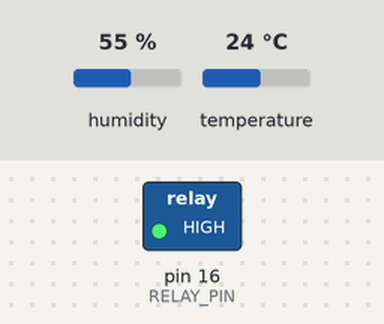
Recording of a sketch running on a simulated Arduino Uno, built with avr-gcc and run on an emulated ATmega328P. Shown: switched loads named in the sketch (green lamp = pin HIGH). The test bench sets the inputs (shaded band); at power-on: temperature 24 °C, humidity 55 %. What the sketch prints to the serial monitor is not drawn.

Above: at 2.8 s.
2.9 s: temperature set to 29 °C
5.6 s: temperature set to 32 °C
At 6.9 s:
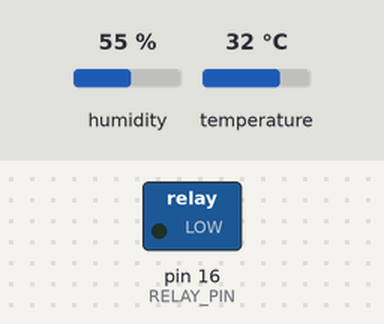
8.3 s: humidity set to 88 %
11.3 s: humidity set to 91 %
At 12.9 s:
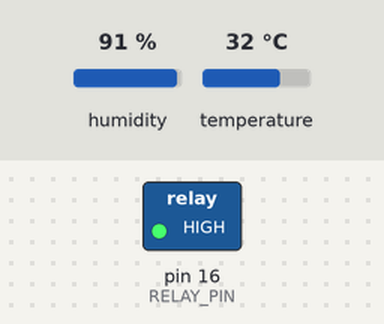
14.0 s: humidity set to 22 %
At 15.3 s:
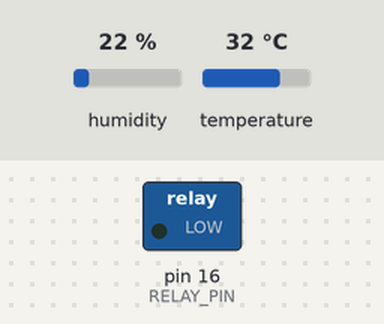
Timing chart, 0 to 17.0 s (numbered marks = the images above; inputs shaded):
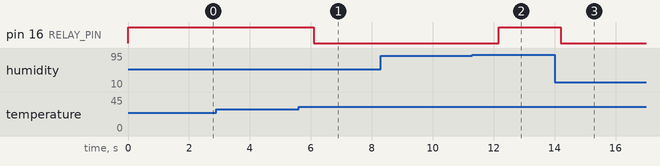

The sketch:

code_for_testing.ino
```cpp
#include <DHT.h>

#define DHTPIN 17       // DHT 資料接腳為 GPIO17
#define DHTTYPE DHT11
DHT dht(DHTPIN, DHTTYPE);

#define RELAY_PIN 16    // Relay 在 GPIO16

void setup() {
  Serial.begin(9600);
  dht.begin();
  pinMode(RELAY_PIN, OUTPUT);
  digitalWrite(RELAY_PIN, HIGH); // 預設 Relay 關閉
}

void loop() {
  float temperature = dht.readTemperature();  // 讀取溫度 (Celsius)
  float humidity = dht.readHumidity();        // 讀取濕度 (%)

  // 檢查讀值是否有效
  if (isnan(temperature) || isnan(humidity)) {
    Serial.println("讀取 DHT 感測器失敗！");
    return;
  }

  Serial.print("溫度: ");
  Serial.print(temperature);
  Serial.print(" °C  濕度: ");
  Serial.print(humidity);
  Serial.println(" %");

  // 判斷條件並控制繼電器
  if (temperature > 30 && humidity < 90) {
    digitalWrite(RELAY_PIN, LOW);  // 啟動繼電器
  } else {
    digitalWrite(RELAY_PIN, HIGH);   // 關閉繼電器
  }

  delay(2000); // 每兩秒讀取一次
}
```

Measured:
- the behaviour switches between 30 and 31 °C on temperature (found by bisection; images 0 and 1)
- the behaviour switches between 89 and 90 % on humidity (found by bisection; images 1 and 2)
- after the input at 2.9 s, every drawn part: stays the same
- after the input at 5.6 s, pin 16 (RELAY_PIN): HIGH → LOW after 0.50 s
- after the input at 8.3 s, every drawn part: stays the same
- after the input at 11.3 s, pin 16 (RELAY_PIN): LOW → HIGH after 0.87 s
- after the input at 14.0 s, pin 16 (RELAY_PIN): HIGH → LOW after 0.19 s
